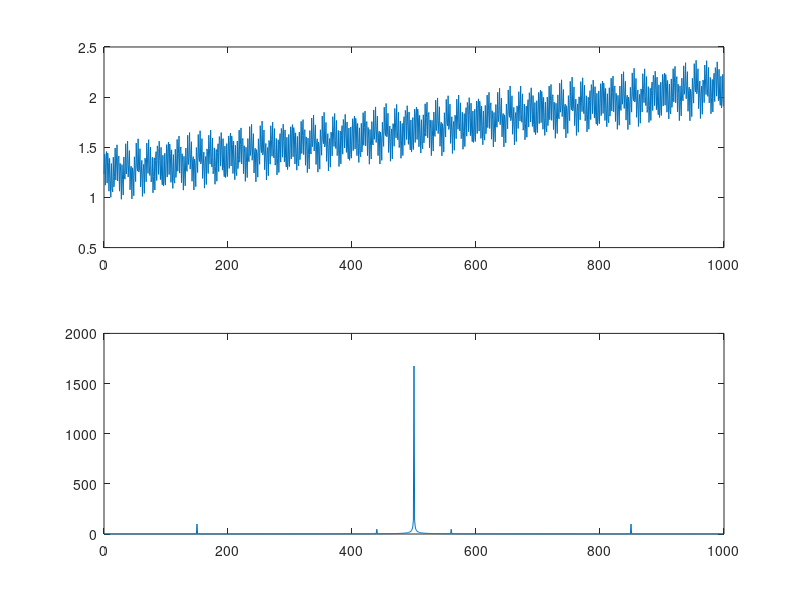

Reproduce this figure in MATLAB.
% Load the data from data.txt
% load('filename, 'v1', 'v2', ...);

load('data.txt', 'x', 'y');
subplot(2, 1, 1);
plot(x, y);

% FFT part, uncomment this once data is loaded.
% (if you really know your stuff, you can try this yourself).
n = length(y);
fft_sig = fft(y, n);
fft_mag = abs(fft_sig);
fft_mag = fftshift(fft_mag);
subplot(2, 1, 2);
plot(x, fft_mag);
pause();

% Load the filter, and apply it to the the signal.
% Make sure to use fftshift(signal)!!!


% Take the Inverse Fourier Transform of the original
% signal, not the magnitude spectrum. If you get an output
% shaped like a 'U', you forgot the phase component!
% Make sure to take the absolute value of the Inverse Fourier
% Transform.


% Apply a first order fit to the data.


